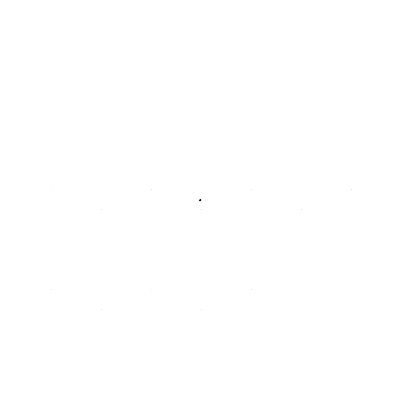
Frame 1 (no input)
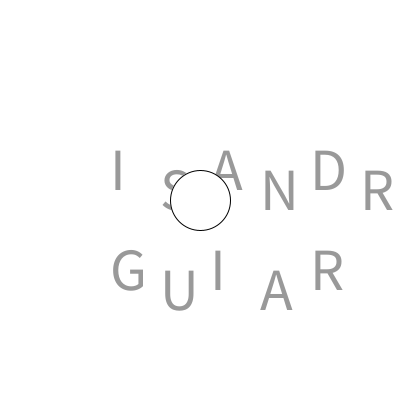
Frame 60 (the mouse pressed at the canvas centre just before this capture)
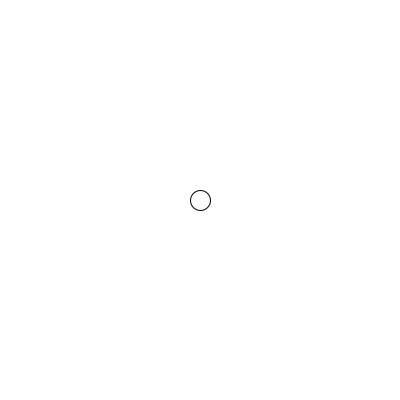
Frame 120 (the mouse held since frame 60 and released just before this capture)

The Processing sketch that drew these frames (run headless with seeded random() and noise(); from frame 60 on, the mouse is pressed at the canvas centre):

// Processing sketch: Lisandro_mod
// ── Lisandro_mod.pde
char l;

char i;

char s;

char a;

char n;

char d;

char r;

char o;

char u;

char g;

float tamanio;

float py;

int contadorParaAbajo = 400;

void setup() { 
  size(400, 400);

  background(255);

  colorMode(HSB, 360, 100, 100);

  frameRate(24);
}

void draw() {
  l='L';
  i='I';
  s='S';
  a='A';
  n='N';
  d='D';
  r='R';
  o='O'; 
  u='U'; 
  g='G'; 
  background(360); 

  py=200; 

  tamanio=frameCount%400;   //eltexSize nunca puede ser 0.0 (error que igual ejecuta el programa)

  println(frameCount + " / " + frameCount%400);
  println(frameCount + " / " + (400-frameCount) );  //frameCount "inverso"
  
  contadorParaAbajo = contadorParaAbajo - 1;
  println( "contadorParaAbajo: " + contadorParaAbajo );  //ejemplo consulta sol

  textSize(tamanio);

  fill(0, 0, frameCount%400);

  //Letras del nombre que desaparecen

  text(i, 50+frameCount%400, py-10);

  text(s, 100+frameCount%400, py+10);

  text(a, 150+frameCount%400, py-10);

  text(n, 200+frameCount%400, py+10);

  text(d, 250+frameCount%400, py-10);

  text(r, 300+frameCount%400, py+10);

  text(o, 350+frameCount%400, py-10);

  //letras de apellido que desaparecen

  text(g, 50+frameCount%400, 290);

  text(u, 100+frameCount%400, 310);

  text(i, 150+frameCount%400, 290);

  text(a, 200+frameCount%400, 310);

  text(r, 250+frameCount%400, 290);

  fill(0, 0, 100);

  circle(200, 200, frameCount%100);  //%200 cuatro circulos por ciclo



  fill(0);

  //letras que quedan

  text(a, (contadorParaAbajo*-1)%400, 300);  //le cambiamos direccion

  text(l, (contadorParaAbajo*-1)%400, py+10);  //le cambiamos direccion
 
}
